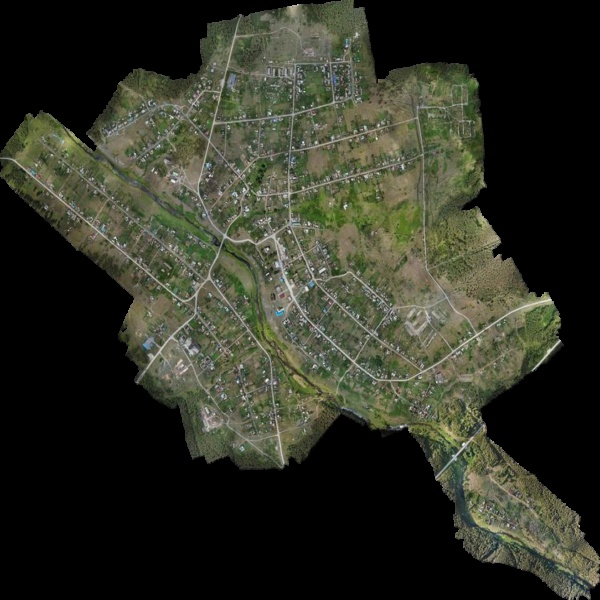
#> input picture bag_overview.jpg, 600 x 600 px
$ python -i preprocess.py   (imports and definitions only)
#> lines starting #> are read from the running program, lines starting #| are printed output that depends on the picture
"""
Предобработка изображений перед SIFT.

Идея: UAV-снимок и Sentinel-2 патч технически один и тот же участок земли,
но выглядят по-разному — разный GSD (масштаб), разный цветовой баланс/уровни,
разное освещение/сезон/атмосфера. SIFT+BoVW чувствителен ко всему этому.

Здесь собраны классические для обработки геоизображений приёмы, призванные
сократить этот разрыв ДО извлечения признаков:

  - resize_by_scale / resize_to_gsd  — согласование масштаба (понижение
    разрешения UAV-снимка ближе к GSD базы)
  - normalize_channels               — percentile-стретч по каждому каналу
    (устраняет разницу цветового баланса/уровней между сенсорами)
  - equalize_local_contrast          — CLAHE, адаптивное выравнивание контраста
  - local_contrast_normalization_map — "нормализованная карта" (LCN):
    (I - локальное_среднее) / локальное_std — убирает влияние абсолютной
    яркости и локальной освещённости, оставляя только относительный контраст.
    Классический приём в обработке геоизображений для детекции объектов
    и сопоставления разнородных снимков.

Все функции — чистые (numpy in/out), без побочных эффектов, чтобы их было
удобно дёргать по отдельности в экспериментах (scripts/experiment_preprocessing.py).
"""
from __future__ import annotations

import cv2
import numpy as np

from config import get_logger

# [1 line that did not run here, left out]


# [88 lines left out: functions resize_by_scale, resize_to_gsd, normalize_channels, equalize_local_contrast, local_contrast_normalization_map, not called in this run]


def preprocess_for_matching(
    img: np.ndarray,
    resize_scale: float | None = None,
    normalize: bool = False,
    use_clahe: bool = False,
    use_lcn: bool = False,
) -> np.ndarray:
    """
    Единый пайплайн предобработки перед SIFT.

    ВАЖНО: применяется одинаково и к query (UAV), и к патчам базы (Sentinel)
    — иначе сравнение нечестное. При вызове через `extract_descriptors`
    (см. services/features/sift.py) это гарантируется автоматически, т.к.
    параметры берутся из общих настроек (config.settings) для обоих путей.

    Порядок шагов важен:
      1. resize   — сначала согласовать масштаб (до нормализации уровней,
                    т.к. percentile-статистика чувствительна к масштабу окна)
      2. normalize channels — устранить разницу цветового баланса
      3. → grayscale
      4. clahe и/или lcn — локальные приёмы контраста (применяются к серому)
    """
    out = img

    if resize_scale is not None and resize_scale != 1.0:
        out = resize_by_scale(out, resize_scale)

    if normalize:
        out = normalize_channels(out)

    gray = cv2.cvtColor(out, cv2.COLOR_BGR2GRAY) if out.ndim == 3 else out

    if use_clahe:
        gray = equalize_local_contrast(gray)

    if use_lcn:
        gray = local_contrast_normalization_map(gray)

    return gray

>>> import cv2
>>> picture = cv2.imread('../../bag_overview.jpg')
#> picture is the input picture: shape (600, 600, 3); mean B, G, R 38.1, 49.9, 47.9
>>> result = preprocess_for_matching(picture)
#> in preprocess_for_matching, `gray = cv2.cvtColor(out, cv2.COLOR_BGR2GRAY) if out.ndim == 3 else out`:
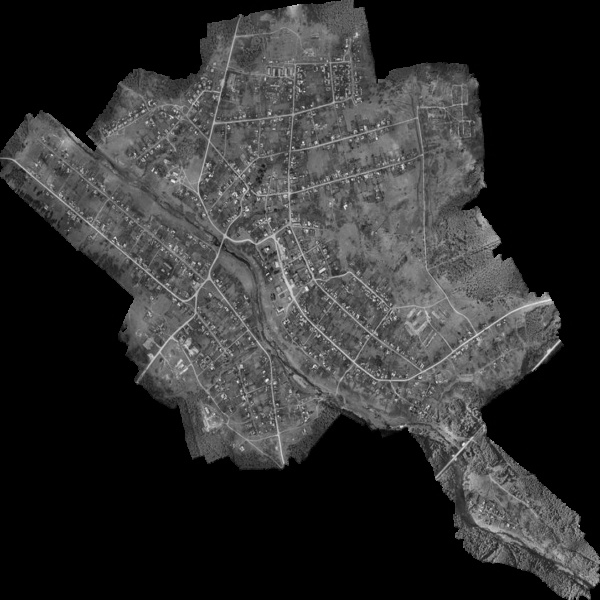
#> gray: shape (600, 600); min 0, max 245, mean 48

$ run again, on bagaryak_field_query.jpg
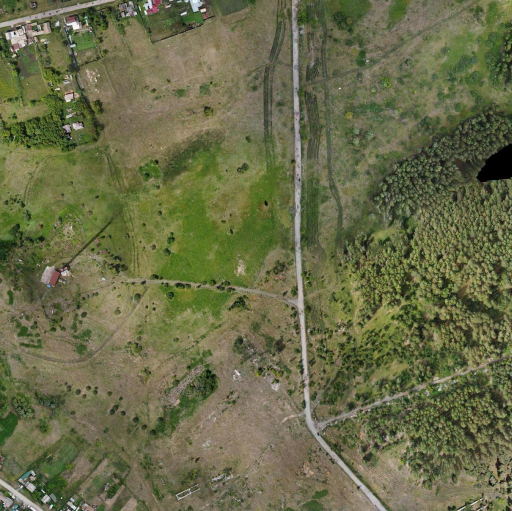
#> input picture bagaryak_field_query.jpg, 1024 x 1022 px (shown at 1/2 size)
#> picture is the input picture: shape (1022, 1024, 3); mean B, G, R 72.4, 106.9, 104.5
#> in preprocess_for_matching, `gray = cv2.cvtColor(out, cv2.COLOR_BGR2GRAY) if out.ndim == 3 else out`:
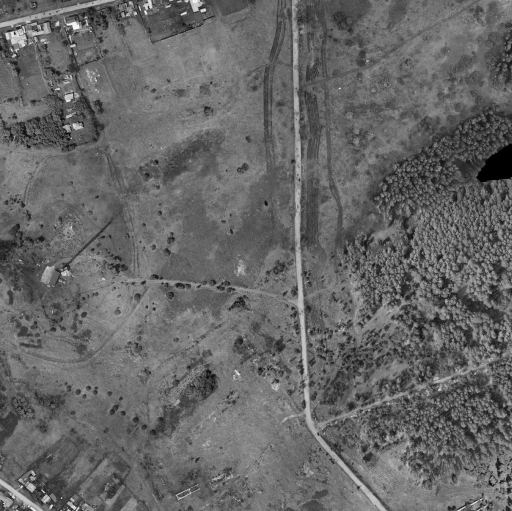
#> gray: shape (1022, 1024) (shown at 1/2 size); min 0, max 254, mean 102.3

$ run again, on bagaryak_query.jpg
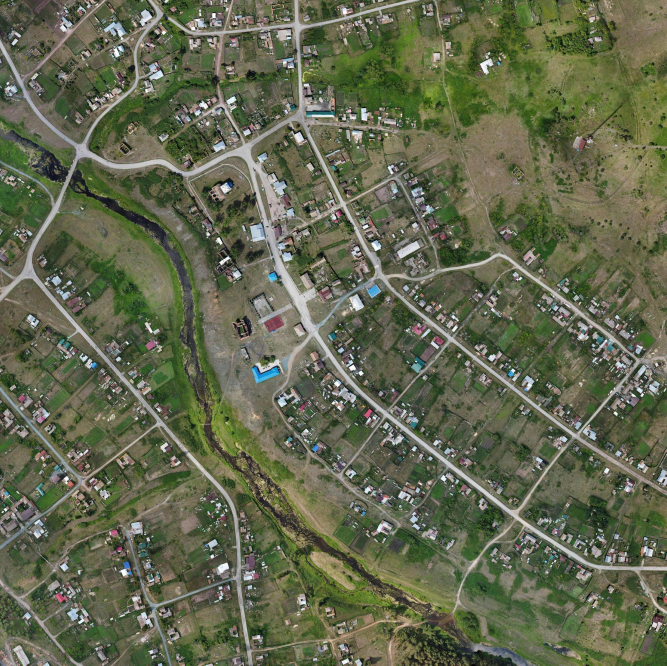
#> input picture bagaryak_query.jpg, 2000 x 1996 px (shown at 1/3 size)
#> picture is the input picture: shape (1996, 2000, 3); mean B, G, R 78.6, 103.8, 98.6
#> in preprocess_for_matching, `gray = cv2.cvtColor(out, cv2.COLOR_BGR2GRAY) if out.ndim == 3 else out`:
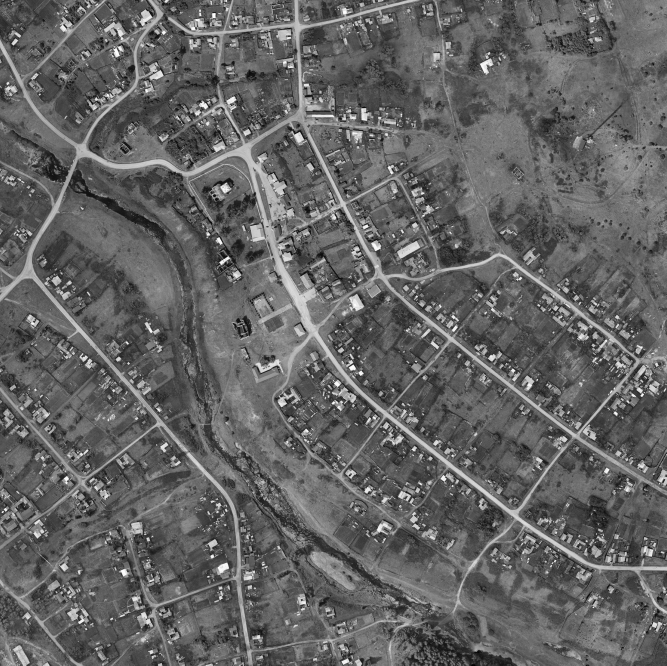
#> gray: shape (1996, 2000) (shown at 1/3 size); min 0, max 255, mean 99.4

$ run again, on cand_A_east_fields.jpg
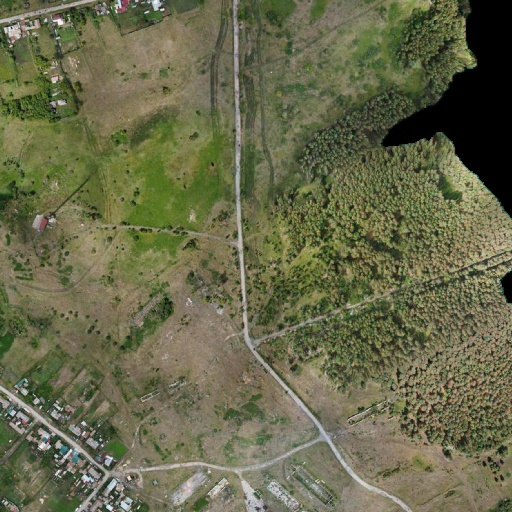
#> input picture cand_A_east_fields.jpg, 512 x 512 px
#> picture is the input picture: shape (512, 512, 3); mean B, G, R 74.7, 104.8, 103.5
#> in preprocess_for_matching, `gray = cv2.cvtColor(out, cv2.COLOR_BGR2GRAY) if out.ndim == 3 else out`:
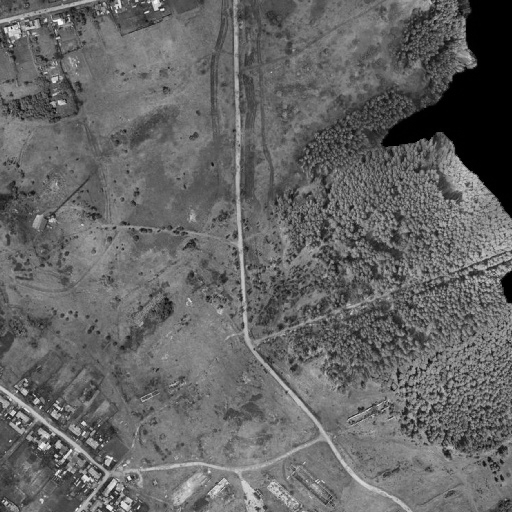
#> gray: shape (512, 512); min 0, max 251, mean 101
